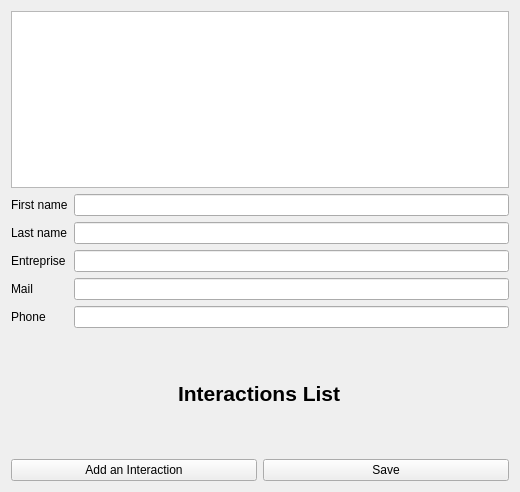
<?xml version="1.0" encoding="UTF-8"?>
<ui version="4.0">
 <class>InfoContact</class>
 <widget class="QWidget" name="InfoContact">
  <property name="windowModality">
   <enum>Qt::WindowModal</enum>
  </property>
  <property name="geometry">
   <rect>
    <x>0</x>
    <y>0</y>
    <width>518</width>
    <height>492</height>
   </rect>
  </property>
  <property name="windowTitle">
   <string>Edit a contact</string>
  </property>
  <layout class="QGridLayout" name="gridLayout">
   <item row="1" column="0">
    <layout class="QHBoxLayout" name="horizontalLayout">
     <item>
      <widget class="QPushButton" name="buttonAddInteraction">
       <property name="text">
        <string>Add an Interaction</string>
       </property>
      </widget>
     </item>
     <item>
      <widget class="QPushButton" name="buttonSave">
       <property name="text">
        <string>Save</string>
       </property>
      </widget>
     </item>
    </layout>
   </item>
   <item row="0" column="0">
    <layout class="QVBoxLayout" name="verticalLayout">
     <item>
      <widget class="QGraphicsView" name="viewPhoto">
       <property name="sizePolicy">
        <sizepolicy hsizetype="Expanding" vsizetype="Expanding">
         <horstretch>0</horstretch>
         <verstretch>0</verstretch>
        </sizepolicy>
       </property>
       <property name="minimumSize">
        <size>
         <width>498</width>
         <height>70</height>
        </size>
       </property>
      </widget>
     </item>
     <item>
      <layout class="QHBoxLayout" name="horizontalLayout_2"/>
     </item>
     <item>
      <layout class="QFormLayout" name="formLayout">
       <item row="0" column="0">
        <widget class="QLabel" name="label">
         <property name="text">
          <string>First name</string>
         </property>
        </widget>
       </item>
       <item row="1" column="0">
        <widget class="QLabel" name="label_3">
         <property name="text">
          <string>Last name</string>
         </property>
        </widget>
       </item>
       <item row="2" column="0">
        <widget class="QLabel" name="label_5">
         <property name="text">
          <string>Entreprise</string>
         </property>
        </widget>
       </item>
       <item row="3" column="0">
        <widget class="QLabel" name="label_7">
         <property name="text">
          <string>Mail</string>
         </property>
        </widget>
       </item>
       <item row="4" column="0">
        <widget class="QLabel" name="label_9">
         <property name="text">
          <string>Phone</string>
         </property>
        </widget>
       </item>
       <item row="0" column="1">
        <widget class="QLineEdit" name="lineFirstName"/>
       </item>
       <item row="2" column="1">
        <widget class="QLineEdit" name="lineEntreprise"/>
       </item>
       <item row="3" column="1">
        <widget class="QLineEdit" name="lineMail"/>
       </item>
       <item row="4" column="1">
        <widget class="QLineEdit" name="linePhone"/>
       </item>
       <item row="1" column="1">
        <widget class="QLineEdit" name="lineLastName"/>
       </item>
      </layout>
     </item>
     <item alignment="Qt::AlignHCenter|Qt::AlignVCenter">
      <widget class="QLabel" name="label_i">
       <property name="minimumSize">
        <size>
         <width>0</width>
         <height>119</height>
        </size>
       </property>
       <property name="font">
        <font>
         <pointsize>16</pointsize>
         <weight>75</weight>
         <bold>true</bold>
        </font>
       </property>
       <property name="text">
        <string>Interactions List</string>
       </property>
      </widget>
     </item>
     <item>
      <layout class="QVBoxLayout" name="interactionLayout">
       <property name="sizeConstraint">
        <enum>QLayout::SetMaximumSize</enum>
       </property>
      </layout>
     </item>
    </layout>
   </item>
  </layout>
 </widget>
 <resources/>
 <connections/>
</ui>
